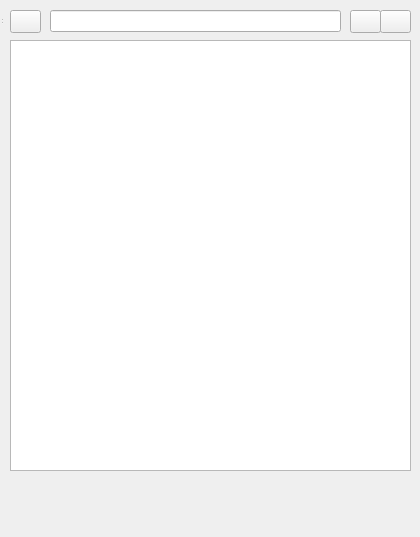
<?xml version="1.0" encoding="UTF-8"?>
<ui version="4.0">
 <class>MainWidget</class>
 <widget class="QWidget" name="MainWidget">
  <property name="geometry">
   <rect>
    <x>0</x>
    <y>0</y>
    <width>420</width>
    <height>537</height>
   </rect>
  </property>
  <property name="windowTitle">
   <string>MainWindow</string>
  </property>
  <property name="windowIcon">
   <iconset resource="resource.qrc">
    <normaloff>:/img/pngegg_128.png</normaloff>:/img/pngegg_128.png</iconset>
  </property>
  <widget class="QWidget" name="centralwidget" native="true">
   <property name="geometry">
    <rect>
     <x>0</x>
     <y>0</y>
     <width>421</width>
     <height>481</height>
    </rect>
   </property>
   <widget class="QListView" name="listView">
    <property name="geometry">
     <rect>
      <x>10</x>
      <y>40</y>
      <width>401</width>
      <height>431</height>
     </rect>
    </property>
    <property name="uniformItemSizes">
     <bool>false</bool>
    </property>
   </widget>
   <widget class="QLineEdit" name="lineEdit">
    <property name="geometry">
     <rect>
      <x>50</x>
      <y>10</y>
      <width>291</width>
      <height>22</height>
     </rect>
    </property>
   </widget>
   <widget class="QPushButton" name="btnLevelUp">
    <property name="geometry">
     <rect>
      <x>10</x>
      <y>10</y>
      <width>31</width>
      <height>23</height>
     </rect>
    </property>
    <property name="text">
     <string/>
    </property>
    <property name="icon">
     <iconset resource="resource.qrc">
      <normaloff>:/img/folderup.png</normaloff>:/img/folderup.png</iconset>
    </property>
   </widget>
   <widget class="QPushButton" name="btnIconsView">
    <property name="geometry">
     <rect>
      <x>380</x>
      <y>10</y>
      <width>31</width>
      <height>23</height>
     </rect>
    </property>
    <property name="text">
     <string/>
    </property>
    <property name="icon">
     <iconset resource="resource.qrc">
      <normaloff>:/img/iconlist.png</normaloff>:/img/iconlist.png</iconset>
    </property>
   </widget>
   <widget class="QPushButton" name="btnListView">
    <property name="geometry">
     <rect>
      <x>350</x>
      <y>10</y>
      <width>31</width>
      <height>23</height>
     </rect>
    </property>
    <property name="text">
     <string/>
    </property>
    <property name="icon">
     <iconset resource="resource.qrc">
      <normaloff>:/img/list.png</normaloff>:/img/list.png</iconset>
    </property>
   </widget>
  </widget>
  <widget class="QStatusBar" name="statusbar">
   <property name="geometry">
    <rect>
     <x>0</x>
     <y>0</y>
     <width>3</width>
     <height>25</height>
    </rect>
   </property>
  </widget>
 </widget>
 <resources>
  <include location="resource.qrc"/>
 </resources>
 <connections/>
</ui>
